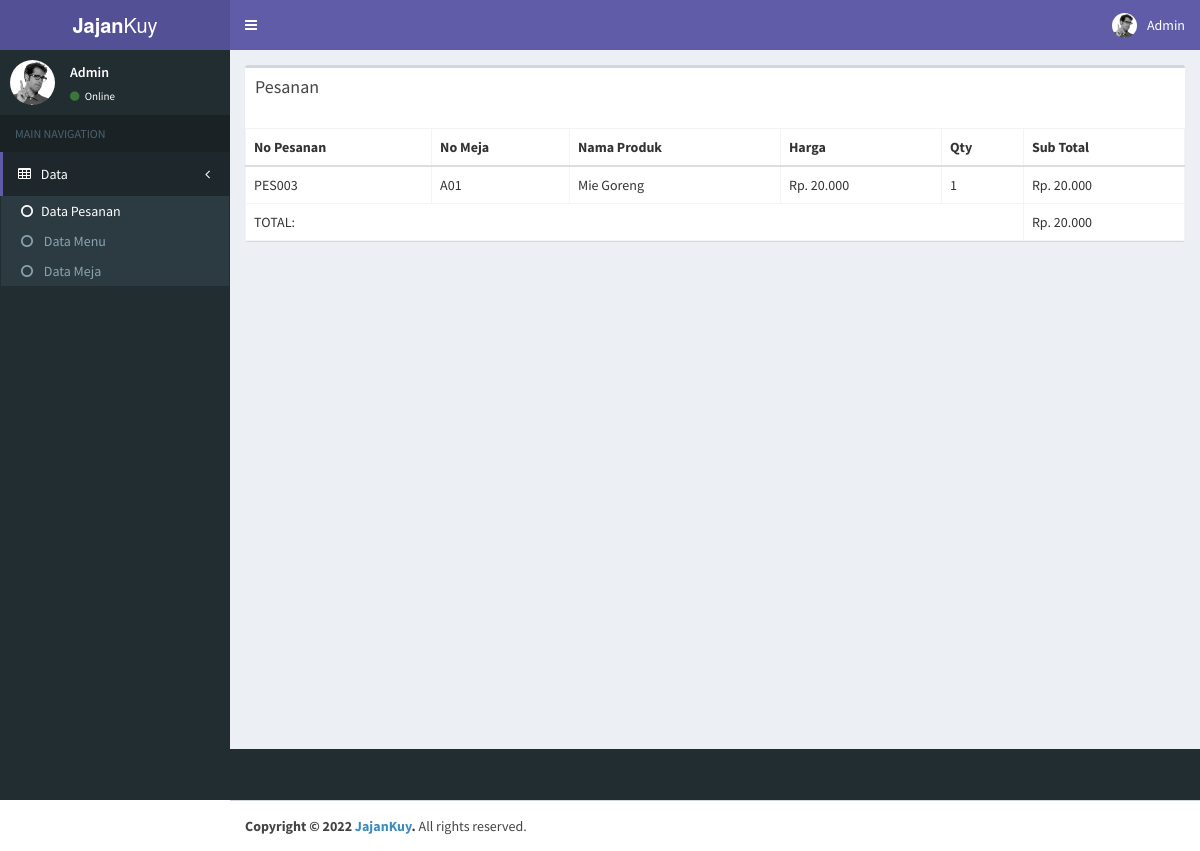
The app's page /admin/detail.php?no_pesanan=PES003 (signed in) with its own data.
### tables this page shows
CREATE TABLE `tbpesanan` (
  `no_pesanan` varchar(6) NOT NULL,
  `no_meja` char(3) NOT NULL,
  `tgl_pesanan` date NOT NULL,
  `total` int(100) NOT NULL,
  `tgl_selesai_pesanan` date DEFAULT NULL
);

CREATE TABLE `tbdetail` (
  `id_detail` varchar(6) NOT NULL,
  `id_produk` varchar(6) NOT NULL,
  `no_pesanan` varchar(6) NOT NULL,
  `qty` int(100) NOT NULL,
  `subtotal` int(100) NOT NULL
);

CREATE TABLE `tbmeja` (
  `no_meja` char(3) NOT NULL,
  `kapasitas_meja` int(50) NOT NULL
);

CREATE TABLE `tbproduk` (
  `id_produk` varchar(6) NOT NULL,
  `nama_produk` varchar(50) NOT NULL,
  `gambar_produk` varchar(255) NOT NULL,
  `stok` int(100) NOT NULL,
  `harga` int(100) NOT NULL
);

### admin/detail.php (the view, shortened to what this page needs)
<?php
include ('../lib/koneksi.php');
$dpesananQuery = "SELECT * FROM tbpesanan
JOIN tbmeja ON tbpesanan.no_meja = tbmeja.no_meja
JOIN tbdetail ON tbdetail.no_pesanan = tbpesanan.no_pesanan
JOIN tbproduk ON tbproduk.id_produk = tbdetail.id_produk
WHERE tbpesanan.no_pesanan = '" . $_GET['no_pesanan'] ."'
AND tbpesanan.tgl_selesai_pesanan IS NULL";
$dpesananData = mysqli_query($koneksi, $dpesananQuery);
?>
<!DOCTYPE html>
<html>
<head>
    <link rel="stylesheet" href="/10519100/UAS/admin/bower_components/bootstrap/dist/css/bootstrap.min.css">
    <link rel="stylesheet" href="/10519100/UAS/admin/bower_components/font-awesome/css/font-awesome.min.css">
    <link rel="stylesheet" href="/10519100/UAS/admin/bower_components/Ionicons/css/ionicons.min.css">
    <link rel="stylesheet" href="/10519100/UAS/admin/dist/css/AdminLTE.min.css">
    <link rel="stylesheet" href="/10519100/UAS/admin/dist/css/skins/_all-skins.min.css">
</head>
<body class="hold-transition skin-purple sidebar-mini">
    <div class="wrapper">
        <header class="main-header">
            <a href="/10519100/UAS/index.php" class="logo">
                <span class="logo-lg"><b>Jajan</b>Kuy</span>
            </a>
            <nav class="navbar navbar-static-top">
                <a href="#" class="sidebar-toggle" data-toggle="push-menu" role="button">
                </a>
                <div class="navbar-custom-menu">
                    <ul class="nav navbar-nav">
                        <li class="dropdown user user-menu">
                            <a href="#" class="dropdown-toggle" data-toggle="dropdown">
                                <img src="/10519100/UAS/admin/dist/img/user2-160x160.jpg" class="user-image"
                                    alt="User Image">
                                <span class="hidden-xs">Admin</span>
                            </a>
                        </li>
                    </ul>
                </div>
            </nav>
        </header>
        <aside class="main-sidebar">
            <section class="sidebar">
                <div class="user-panel">
                    <div class="pull-left image">
                        <img src="/10519100/UAS/admin/dist/img/user2-160x160.jpg" class="img-circle" alt="User Image">
                    </div>
                    <div class="pull-left info">
                        <p>Admin</p>
                        <a href="#"><i class="fa fa-circle text-success"></i> Online</a>
                    </div>
                </div>
                <ul class="sidebar-menu" data-widget="tree">
                    <li class="header">MAIN NAVIGATION</li>
                    <li class="treeview active">
                        <a href="#">
                            <i class="fa fa-table"></i> <span>Data</span>
                            <span class="pull-right-container">
                                <i class="fa fa-angle-left pull-right"></i>
                            </span>
                        </a>
                        <ul class="treeview-menu">
                            <li class="active"><a href="admin.php"><i class="fa fa-circle-o"></i>Data Pesanan</a>
                            </li>
                            <li><a href="menu-admin.php"><i class="fa fa-circle-o"></i> Data Menu</a></li>
                            <li><a href="meja-admin.php"><i class="fa fa-circle-o"></i> Data Meja</a></li>
                        </ul>
                    </li>
                </ul>
            </section>
        </aside>
        <div class="content-wrapper">
            <section class="content">
                <div class="box">
                    <div class="box-header">
                        <h3 class="box-title">Pesanan</h3>
                    </div>
                    <div class="box-body no-padding">
                        <table class="table table-bordered table-hover">
                            <tr>
                                <th>No Pesanan</th>
                                <th>No Meja</th>
                                <th>Nama Produk</th>
                                <th>Harga</th>
                                <th>Qty</th>
                                <th>Sub Total</th>
                            </tr>
                            <tbody>
                                <?php
                $total = 0;
                while($dpesanan = mysqli_fetch_assoc($dpesananData)){
            ?>
                                <tr>
                                    <div class="btn-group">
                                        <td><?= $dpesanan['no_pesanan'] ?></td>
                                        <td><?= $dpesanan['no_meja'] ?></td>
                                        <td><?= $dpesanan['nama_produk'] ?></td>
                                        <td>Rp. <?= number_format($dpesanan['harga'], 0, '', '.') ?></td>
                                        <td><?= $dpesanan['qty'] ?></td>
                                        <td>Rp. <?= number_format($dpesanan['subtotal'], 0, '', '.') ?></td>
                                    </div>
                                </tr>
                                <?php
                $total = $total + $dpesanan['subtotal'];
                }
            ?>
                                <tr>
                                    <td colspan="5">TOTAL:</td>
                                    <td>Rp. <?= number_format($total, 0, '', '.') ?></td>
                            </tbody>
                        </table>
                    </div>
                </div>
        </div>
    </div>
    <footer class="main-footer">
        <strong>Copyright &copy; 2022 <a href="https://adminlte.io">JajanKuy</a>.</strong> All rights
        reserved.
    </footer>
</body>
</html>

### records on screen
tbpesanan: tbdetail.no_pesanan "PES003", tbmeja.no_meja "A01", tbproduk.nama_produk "Mie Goreng", tbproduk.harga "20.000", tbdetail.qty "1", tbdetail.subtotal "20.000"

### other values on screen
$total "20.000"
